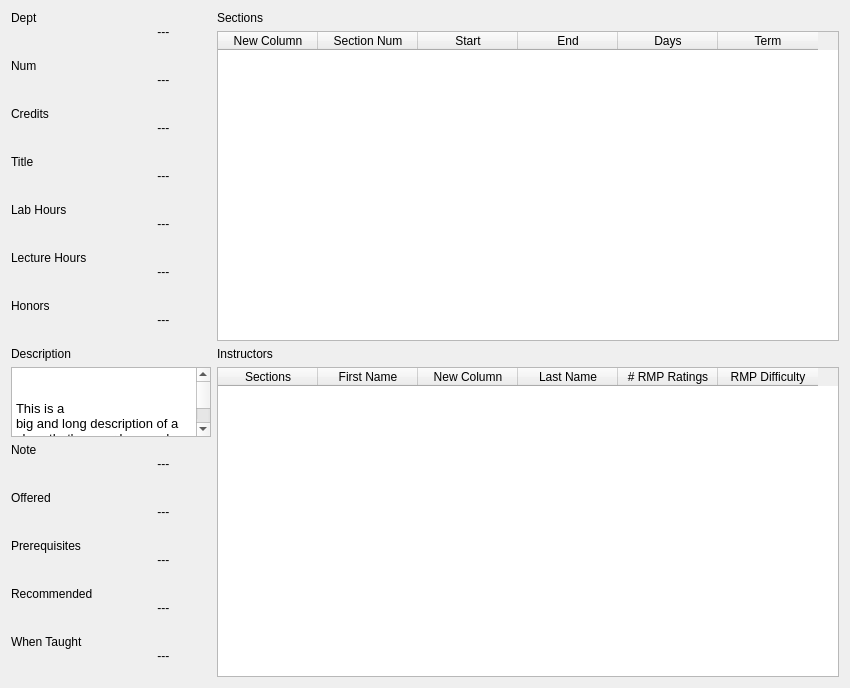
<?xml version="1.0" encoding="UTF-8"?>
<ui version="4.0">
    <class>Dialog</class>
    <widget class="QDialog" name="Dialog">
        <property name="geometry">
            <rect>
                <x>0</x>
                <y>0</y>
                <width>850</width>
                <height>602</height>
            </rect>
        </property>
        <property name="windowTitle">
            <string>Dialog</string>
        </property>
        <layout class="QGridLayout" name="gridLayout">
            <item row="0" column="0">
                <layout class="QHBoxLayout" name="horizontalLayout">
                    <item>
                        <layout class="QVBoxLayout" name="verticalLayout_2">
                            <item>
                                <widget class="QLabel" name="label_4">
                                    <property name="text">
                                        <string>Dept
                                            ---
                                        </string>
                                    </property>
                                </widget>
                            </item>
                            <item>
                                <widget class="QLabel" name="label">
                                    <property name="text">
                                        <string>Num
                                            ---
                                        </string>
                                    </property>
                                </widget>
                            </item>
                            <item>
                                <widget class="QLabel" name="label_5">
                                    <property name="text">
                                        <string>Credits
                                            ---
                                        </string>
                                    </property>
                                </widget>
                            </item>
                            <item>
                                <widget class="QLabel" name="label_6">
                                    <property name="text">
                                        <string>Title
                                            ---
                                        </string>
                                    </property>
                                </widget>
                            </item>
                            <item>
                                <widget class="QLabel" name="label_7">
                                    <property name="text">
                                        <string>Lab Hours
                                            ---
                                        </string>
                                    </property>
                                </widget>
                            </item>
                            <item>
                                <widget class="QLabel" name="label_8">
                                    <property name="text">
                                        <string>Lecture Hours
                                            ---
                                        </string>
                                    </property>
                                </widget>
                            </item>
                            <item>
                                <widget class="QLabel" name="label_9">
                                    <property name="text">
                                        <string>Honors
                                            ---
                                        </string>
                                    </property>
                                </widget>
                            </item>
                            <item>
                                <widget class="QLabel" name="label_10">
                                    <property name="text">
                                        <string>Description</string>
                                    </property>
                                </widget>
                            </item>
                            <item>
                                <widget class="QTextBrowser" name="textBrowser">
                                    <property name="sizePolicy">
                                        <sizepolicy hsizetype="Preferred" vsizetype="Expanding">
                                            <horstretch>0</horstretch>
                                            <verstretch>0</verstretch>
                                        </sizepolicy>
                                    </property>
                                    <property name="minimumSize">
                                        <size>
                                            <width>0</width>
                                            <height>0</height>
                                        </size>
                                    </property>
                                    <property name="maximumSize">
                                        <size>
                                            <width>200</width>
                                            <height>16777215</height>
                                        </size>
                                    </property>
                                    <property name="html">
                                        <string>&lt;!DOCTYPE HTML PUBLIC &quot;-//W3C//DTD HTML 4.0//EN&quot; &quot;http://www.w3.org/TR/REC-html40/strict.dtd&quot;&gt;
                                            &lt;html&gt;&lt;head&gt;&lt;meta name=&quot;qrichtext&quot; content=&quot;1&quot;
                                            /&gt;&lt;style type=&quot;text/css&quot;&gt;
                                            p, li { white-space: pre-wrap; }
                                            &lt;/style&gt;&lt;/head&gt;&lt;body style=&quot; font-family:'Cantarell';
                                            font-size:10pt; font-weight:400; font-style:normal;&quot;&gt;
                                            &lt;p style=&quot; margin-top:0px; margin-bottom:0px; margin-left:0px;
                                            margin-right:0px; -qt-block-indent:0; text-indent:0px;&quot;&gt;This is a
                                            big and long description of a class that's super long and verbose. This is a
                                            big and long description of a class that's super long and verbose. This is a
                                            big and long description of a class that's super long and verbose.&lt;/p&gt;&lt;/body&gt;&lt;/html&gt;
                                        </string>
                                    </property>
                                </widget>
                            </item>
                            <item>
                                <widget class="QLabel" name="label_11">
                                    <property name="text">
                                        <string>Note
                                            ---
                                        </string>
                                    </property>
                                </widget>
                            </item>
                            <item>
                                <widget class="QLabel" name="label_12">
                                    <property name="text">
                                        <string>Offered
                                            ---
                                        </string>
                                    </property>
                                </widget>
                            </item>
                            <item>
                                <widget class="QLabel" name="label_13">
                                    <property name="text">
                                        <string>Prerequisites
                                            ---
                                        </string>
                                    </property>
                                </widget>
                            </item>
                            <item>
                                <widget class="QLabel" name="label_14">
                                    <property name="text">
                                        <string>Recommended
                                            ---
                                        </string>
                                    </property>
                                </widget>
                            </item>
                            <item>
                                <widget class="QLabel" name="label_15">
                                    <property name="text">
                                        <string>When Taught
                                            ---
                                        </string>
                                    </property>
                                </widget>
                            </item>
                            <item>
                                <spacer name="verticalSpacer">
                                    <property name="orientation">
                                        <enum>Qt::Vertical</enum>
                                    </property>
                                    <property name="sizeHint" stdset="0">
                                        <size>
                                            <width>20</width>
                                            <height>40</height>
                                        </size>
                                    </property>
                                </spacer>
                            </item>
                        </layout>
                    </item>
                    <item>
                        <layout class="QVBoxLayout" name="verticalLayout">
                            <item>
                                <widget class="QLabel" name="label_2">
                                    <property name="text">
                                        <string>Sections</string>
                                    </property>
                                </widget>
                            </item>
                            <item>
                                <widget class="QTableWidget" name="tableWidget">
                                    <column>
                                        <property name="text">
                                            <string>New Column</string>
                                        </property>
                                    </column>
                                    <column>
                                        <property name="text">
                                            <string>Section Num</string>
                                        </property>
                                    </column>
                                    <column>
                                        <property name="text">
                                            <string>Start</string>
                                        </property>
                                    </column>
                                    <column>
                                        <property name="text">
                                            <string>End</string>
                                        </property>
                                    </column>
                                    <column>
                                        <property name="text">
                                            <string>Days</string>
                                        </property>
                                    </column>
                                    <column>
                                        <property name="text">
                                            <string>Term</string>
                                        </property>
                                    </column>
                                </widget>
                            </item>
                            <item>
                                <widget class="QLabel" name="label_3">
                                    <property name="text">
                                        <string>Instructors</string>
                                    </property>
                                </widget>
                            </item>
                            <item>
                                <widget class="QTableWidget" name="tableWidget_2">
                                    <column>
                                        <property name="text">
                                            <string>Sections</string>
                                        </property>
                                    </column>
                                    <column>
                                        <property name="text">
                                            <string>First Name</string>
                                        </property>
                                    </column>
                                    <column>
                                        <property name="text">
                                            <string>New Column</string>
                                        </property>
                                    </column>
                                    <column>
                                        <property name="text">
                                            <string>Last Name</string>
                                        </property>
                                    </column>
                                    <column>
                                        <property name="text">
                                            <string># RMP Ratings</string>
                                        </property>
                                    </column>
                                    <column>
                                        <property name="text">
                                            <string>RMP Difficulty</string>
                                        </property>
                                    </column>
                                </widget>
                            </item>
                        </layout>
                    </item>
                </layout>
            </item>
        </layout>
    </widget>
    <resources/>
    <connections/>
</ui>
